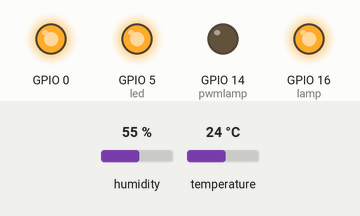
Recording of a sketch running on a simulated ESP8266 (NodeMCU). Parts: output pins drawn as LEDs (lit = HIGH). Inputs (shaded band) come from the test bench; at power-on: humidity 55 %, temperature 24 °C. WiFi joins after 1.5 s; servers stay silent unless stated; what the sketch prints to the serial monitor is not drawn.

Above: at 3.0 s.
3.1 s: humidity set to 52 %
5.4 s: humidity set to 49 %
At 6.2 s:
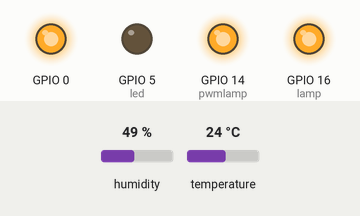
7.1 s: humidity set to 68 %
At 8.6 s:
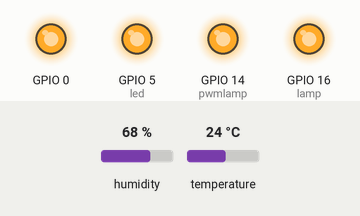
11.6 s: humidity set to 22 %
At 22.4 s:
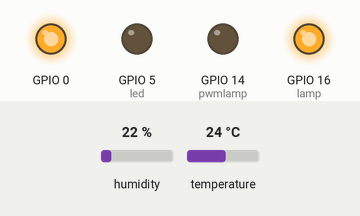
Timing chart, 0 to 22.9 s (numbered marks = the images above; inputs shaded):
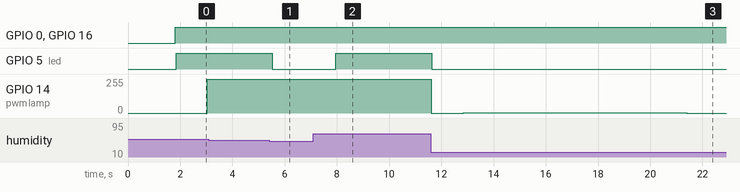

Measured:
- the behaviour switches between 51 and 50 % on humidity (found by bisection; images 0 and 1)
- after the input at 3.1 s, every drawn part: stays the same
- after the input at 5.4 s, GPIO 5 (led): HIGH → LOW after 0.11 s
- after the input at 7.1 s, GPIO 5 (led): LOW → HIGH after 0.86 s
- after the input at 11.6 s, GPIO 5 (led): HIGH → LOW at once

The sketch:

wes2.ino
```cpp
#include <BlynkSimpleEsp8266.h>

#include <TimeLib.h>
#include <Time.h>

#include "ESP8266WiFi.h"
#include <dht.h>
#include "HttpClient.h"
#include "time.h"

#define port 3000
#define dataPin 2

int lamp = 16;
int pwmlamp = 14;
int s;
int led = 5;
int dim;

const char* ssid = "AndroidHotspot1857";
const char* password = "volimtekralju";
const char* host = "10.129.6.18";
const char* auth = "4aJrCZeI5XUzm0lc6cywrjovpsXrS2AJ";

dht DHT;
WiFiClient client;

void setup() {
  Serial.begin(115200);
  delay(10);

  pinMode(led, OUTPUT);
  pinMode(lamp, OUTPUT);

  WiFi.begin(ssid, password);
  Blynk.begin(auth, ssid, password);

  while(WiFi.status() != WL_CONNECTED) {
    delay(500);
    Serial.print('.');
  }

  Serial.print("Successfully connected to WiFi! Local IP adress is: ");
  Serial.println(WiFi.localIP());

  Serial.println("Sending data every 5 seconds");

}

void loop() {

  Blynk.run();

  time_t t = now();
  s = second(t);
  digitalWrite(lamp, HIGH);
  analogWrite(pwmlamp, dim);
  analogWrite(0, 255);

  int readData = DHT.read11(dataPin); // Reads the data from the sensor
  float temp = DHT.temperature; // Gets the values of the temperature
  float hum = DHT.humidity; // Gets the values of the humidity

  Blynk.virtualWrite(V0, temp);
  Blynk.virtualWrite(V1, hum);

  if(isnan(temp) || isnan(hum)) {
    Serial.print(hum);
    Serial.print(temp);
    Serial.println("Failed to read temperature or humidity from DHT sensor");
  } else {
    if (hum> 50){
      digitalWrite(led, HIGH);
    }
    else {
      digitalWrite(led, LOW);
    }
    if (s > 0 && s < 10) {
      dim = 255;
    }
    else if ( s > 10 && s < 20) {
      dim = 2;
    }
    else {
      dim = 0;
    }
    if (!client.connect(host, port)) {
      Serial.println("Cannot connect to that webpage"); // if connection fails
      return;
    }
    String url = "/measurement/\?temperature=";
    client.print(String("GET ") + url + temp + "&humidity=" + hum + " HTTP/1.1\r\n" +
               "Host: " + host + "\r\n" +
               "Connection: close\r\n\r\n");
  }

  delay(1000);
}
```
